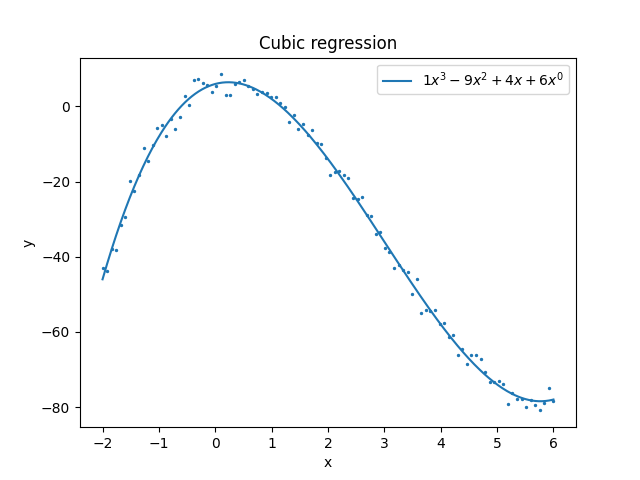

Write the Python code that produced this figure.
import numpy as np
import matplotlib.pyplot as plt

# Polynomial: x^3 - 9x^2 + 4x + 6
def poly(x):
    return x**3 - 9*x**2 + 4*x + 6

# Smooth curve
x = np.linspace(-2, 6, 400)
y = poly(x)

# 50 noisy points (Gaussian noise)
x_noise = np.linspace(-2, 6, 100)
y_noise = poly(x_noise) + np.random.normal(0, 2, size=x_noise.shape)

plt.figure()
plt.plot(x, y, label=r"$1x^3 - 9x^2 + 4x + 6x^0$")
plt.scatter(x_noise, y_noise, s=2)
plt.legend()
plt.xlabel("x")
plt.ylabel("y")
plt.title("Cubic regression")
plt.savefig("cubic.png")
